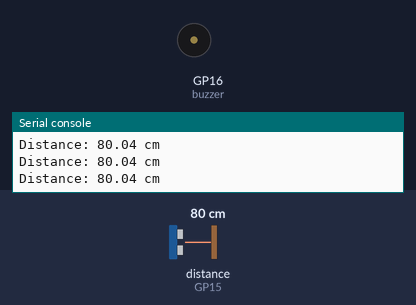
Simulated run of this program. Board: Raspberry Pi Pico running MicroPython. Parts: buzzer (waves = sounding, pin HIGH), the last lines printed to the serial console. The test bench sets the inputs (shaded band); at power-on: distance to the obstacle (sensor on GP15) 80 cm. The echo pulse lasts 58.3 µs per cm; pins used as bus, display or sensor lines are not drawn.

Above: at 1.2 s.
1.3 s: distance to the obstacle (sensor on GP15) set to 11 cm
2.8 s: distance to the obstacle (sensor on GP15) set to 8 cm
At 4.0 s:
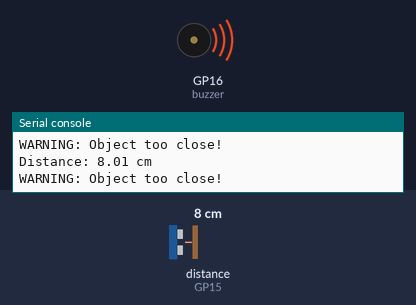
4.5 s: distance to the obstacle (sensor on GP15) set to 18 cm
At 5.3 s:
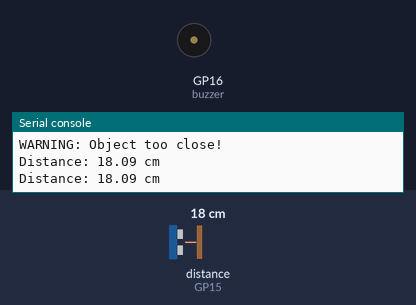
6.0 s: distance to the obstacle (sensor on GP15) set to 2 cm
At 6.6 s:
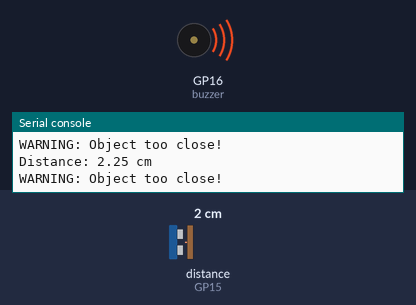
Timing chart, 0 to 8.5 s (numbered marks = the images above; inputs shaded):
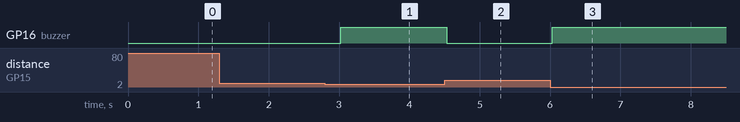

The program:

ultrasonic_sensor.py
```python
# EX.NO: 9B - Ultrasonic Sensor with Raspberry Pi Pico
# AIM: Measure distance using HC-SR04 and trigger buzzer
# Hardware: TRIG -> GP14, ECHO -> GP15, Buzzer -> GP16

from machine import Pin
import utime

trigger = Pin(14, Pin.OUT)
echo    = Pin(15, Pin.IN)
buzzer  = Pin(16, Pin.OUT)

def measure_distance():
    # Send 10us trigger pulse
    trigger.low()
    utime.sleep_us(2)
    trigger.high()
    utime.sleep_us(10)
    trigger.low()

    # Wait for echo to go HIGH
    while echo.value() == 0:
        signaloff = utime.ticks_us()

    # Wait for echo to go LOW
    while echo.value() == 1:
        signalon = utime.ticks_us()

    # Calculate distance
    time_passed = signalon - signaloff
    distance_cm = (time_passed * 0.0343) / 2
    return distance_cm

print("Ultrasonic Sensor Ready...")

while True:
    dist = measure_distance()
    print(f"Distance: {dist:.2f} cm")

    if dist <= 10:
        buzzer.value(1)     # Object too close
        print("WARNING: Object too close!")
    else:
        buzzer.value(0)

    utime.sleep(0.5)
```

Measured:
- the behaviour switches between 10 and 9 cm on distance to the obstacle (sensor on GP15) (found by bisection; images 0 and 1)
- after the input at 2.8 s, GP16 (buzzer): LOW → HIGH after 0.22 s
- after the input at 4.5 s, GP16 (buzzer): HIGH → LOW at once
- after the input at 6.0 s, GP16 (buzzer): LOW → HIGH at once
